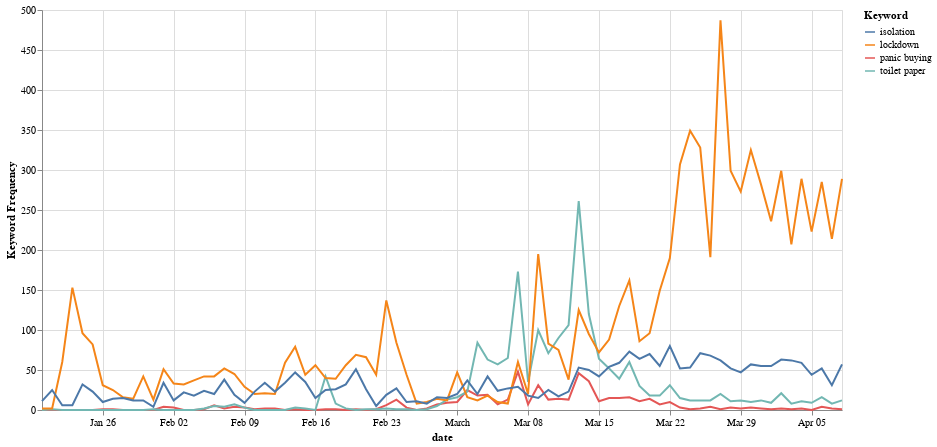

Here is the notebook cell this chart was saved with:
### Markdown cell above
# Interactive Legend

### Code cell
selection = alt.selection(type='multi', fields=['Keyword'], bind='legend')

alt.Chart(First_Group).mark_line().encode(
    x='date:T',
    y='Keyword Frequency:Q',
    color='Keyword',
    tooltip=['Keyword', 'Keyword Frequency'],
    opacity=alt.condition(selection, alt.value(1), alt.value(0.1))
).properties(
    width=800,
    height=400
).add_selection(
    selection
)

### Figure 1 — Vega-Lite specification as saved in the notebook (floating-point values rounded to 4 significant figures; data arrays with more than 128 entries replaced by an {"elided": "..."} marker saying what was removed)
{"config": {"view": {"continuousWidth": 400, "continuousHeight": 300}}, "data": {"name": "data-4519f3877cd3afe6fd9f060d707c3e95"}, "mark": "line", "encoding": {"color": {"type": "nominal", "field": "Keyword"}, "opacity": {"condition": {"value": 1, "selection": "selector032"}, "value": 0.1}, "tooltip": [{"type": "nominal", "field": "Keyword"}, {"type": "quantitative", "field": "Keyword Frequency"}], "x": {"type": "temporal", "field": "date"}, "y": {"type": "quantitative", "field": "Keyword Frequency"}}, "height": 400, "selection": {"selector032": {"type": "multi", "fields": ["Keyword"], "bind": "legend"}}, "width": 800, "$schema": "https://vega.github.io/schema/vega-lite/v4.8.1.json", "datasets": {"data-4519f3877cd3afe6fd9f060d707c3e95": {"elided": "320 records"}}}
